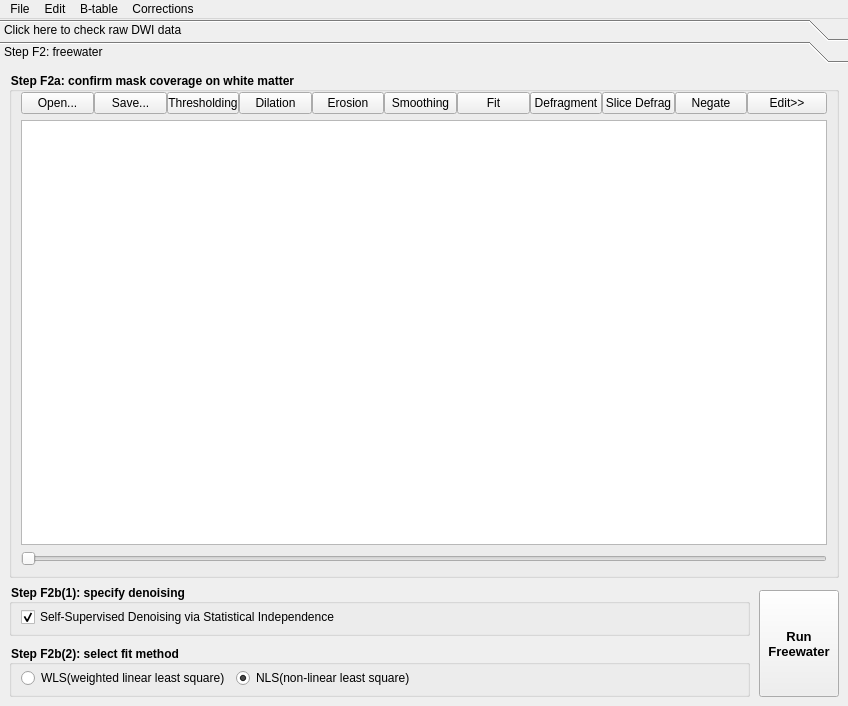
<?xml version="1.0" encoding="UTF-8"?>
<ui version="4.0">
 <class>freewater_window</class>
 <widget class="QMainWindow" name="freewater_window">
  <property name="geometry">
   <rect>
    <x>0</x>
    <y>0</y>
    <width>848</width>
    <height>706</height>
   </rect>
  </property>
  <property name="sizePolicy">
   <sizepolicy hsizetype="Preferred" vsizetype="Preferred">
    <horstretch>0</horstretch>
    <verstretch>0</verstretch>
   </sizepolicy>
  </property>
  <property name="minimumSize">
   <size>
    <width>550</width>
    <height>430</height>
   </size>
  </property>
  <property name="font">
   <font/>
  </property>
  <property name="windowTitle">
   <string>freewater</string>
  </property>
  <property name="styleSheet">
   <string notr="true">QGroupBox { font-weight: bold; }</string>
  </property>
  <widget class="QWidget" name="centralwidget">
   <layout class="QVBoxLayout" name="verticalLayout">
    <property name="spacing">
     <number>0</number>
    </property>
    <property name="leftMargin">
     <number>0</number>
    </property>
    <property name="topMargin">
     <number>0</number>
    </property>
    <property name="rightMargin">
     <number>0</number>
    </property>
    <property name="bottomMargin">
     <number>0</number>
    </property>
    <item>
     <widget class="QToolBox" name="toolBox">
      <property name="currentIndex">
       <number>1</number>
      </property>
      <property name="tabSpacing">
       <number>0</number>
      </property>
      <widget class="QWidget" name="source_page">
       <property name="geometry">
        <rect>
         <x>0</x>
         <y>0</y>
         <width>848</width>
         <height>636</height>
        </rect>
       </property>
       <attribute name="label">
        <string>Click here to check raw DWI data</string>
       </attribute>
       <layout class="QHBoxLayout" name="horizontalLayout_25">
        <item>
         <widget class="QSplitter" name="splitter">
          <property name="orientation">
           <enum>Qt::Horizontal</enum>
          </property>
          <widget class="QWidget" name="widget_2" native="true">
           <layout class="QVBoxLayout" name="verticalLayout_4">
            <property name="spacing">
             <number>0</number>
            </property>
            <property name="leftMargin">
             <number>0</number>
            </property>
            <property name="topMargin">
             <number>0</number>
            </property>
            <property name="rightMargin">
             <number>0</number>
            </property>
            <property name="bottomMargin">
             <number>0</number>
            </property>
            <item>
             <layout class="QVBoxLayout" name="verticalLayout_8">
              <property name="spacing">
               <number>6</number>
              </property>
              <item>
               <layout class="QHBoxLayout" name="horizontalLayout_21">
                <property name="spacing">
                 <number>0</number>
                </property>
                <item>
                 <widget class="QPushButton" name="delete_2">
                  <property name="sizePolicy">
                   <sizepolicy hsizetype="Maximum" vsizetype="Fixed">
                    <horstretch>0</horstretch>
                    <verstretch>0</verstretch>
                   </sizepolicy>
                  </property>
                  <property name="maximumSize">
                   <size>
                    <width>16777215</width>
                    <height>16777215</height>
                   </size>
                  </property>
                  <property name="text">
                   <string>Remove row</string>
                  </property>
                  <property name="icon">
                   <iconset resource="../icons.qrc">
                    <normaloff>:/icons/icons/delete.xpm</normaloff>:/icons/icons/delete.xpm</iconset>
                  </property>
                 </widget>
                </item>
                <item>
                 <widget class="QPushButton" name="remove_below">
                  <property name="text">
                   <string>Remove below</string>
                  </property>
                  <property name="icon">
                   <iconset resource="../icons.qrc">
                    <normaloff>:/icons/icons/delete.xpm</normaloff>:/icons/icons/delete.xpm</iconset>
                  </property>
                 </widget>
                </item>
                <item>
                 <widget class="QPushButton" name="show_bad_slice">
                  <property name="text">
                   <string>Show bad slice</string>
                  </property>
                 </widget>
                </item>
                <item>
                 <widget class="QLabel" name="bad_slice_label">
                  <property name="text">
                   <string/>
                  </property>
                 </widget>
                </item>
                <item>
                 <spacer name="horizontalSpacer_8">
                  <property name="orientation">
                   <enum>Qt::Horizontal</enum>
                  </property>
                  <property name="sizeHint" stdset="0">
                   <size>
                    <width>40</width>
                    <height>20</height>
                   </size>
                  </property>
                 </spacer>
                </item>
                <item>
                 <widget class="QPushButton" name="align_slices">
                  <property name="text">
                   <string>Align Slice...</string>
                  </property>
                 </widget>
                </item>
               </layout>
              </item>
              <item>
               <widget class="QWidget" name="widget_3" native="true">
                <property name="minimumSize">
                 <size>
                  <width>0</width>
                  <height>0</height>
                 </size>
                </property>
                <layout class="QVBoxLayout" name="verticalLayout_11">
                 <property name="spacing">
                  <number>0</number>
                 </property>
                 <property name="leftMargin">
                  <number>0</number>
                 </property>
                 <property name="topMargin">
                  <number>0</number>
                 </property>
                 <property name="rightMargin">
                  <number>0</number>
                 </property>
                 <property name="bottomMargin">
                  <number>0</number>
                 </property>
                 <item>
                  <widget class="QSplitter" name="splitter_2">
                   <property name="orientation">
                    <enum>Qt::Vertical</enum>
                   </property>
                   <widget class="QTableWidget" name="b_table">
                    <property name="alternatingRowColors">
                     <bool>true</bool>
                    </property>
                    <property name="selectionMode">
                     <enum>QAbstractItemView::SingleSelection</enum>
                    </property>
                    <property name="selectionBehavior">
                     <enum>QAbstractItemView::SelectRows</enum>
                    </property>
                    <column>
                     <property name="text">
                      <string>b value</string>
                     </property>
                    </column>
                    <column>
                     <property name="text">
                      <string>bx</string>
                     </property>
                    </column>
                    <column>
                     <property name="text">
                      <string>by</string>
                     </property>
                    </column>
                    <column>
                     <property name="text">
                      <string>bz</string>
                     </property>
                    </column>
                   </widget>
                   <widget class="QTextBrowser" name="report">
                    <property name="sizePolicy">
                     <sizepolicy hsizetype="Preferred" vsizetype="Preferred">
                      <horstretch>0</horstretch>
                      <verstretch>0</verstretch>
                     </sizepolicy>
                    </property>
                   </widget>
                  </widget>
                 </item>
                </layout>
               </widget>
              </item>
             </layout>
            </item>
           </layout>
          </widget>
          <widget class="QWidget" name="source_widget" native="true">
           <layout class="QVBoxLayout" name="verticalLayout_6">
            <property name="spacing">
             <number>0</number>
            </property>
            <property name="leftMargin">
             <number>0</number>
            </property>
            <property name="topMargin">
             <number>0</number>
            </property>
            <property name="rightMargin">
             <number>0</number>
            </property>
            <property name="bottomMargin">
             <number>0</number>
            </property>
            <item>
             <layout class="QHBoxLayout" name="horizontalLayout_11">
              <property name="spacing">
               <number>0</number>
              </property>
              <item>
               <widget class="QPushButton" name="zoom_in">
                <property name="minimumSize">
                 <size>
                  <width>24</width>
                  <height>0</height>
                 </size>
                </property>
                <property name="text">
                 <string/>
                </property>
                <property name="icon">
                 <iconset resource="../icons.qrc">
                  <normaloff>:/icons/icons/up.xpm</normaloff>:/icons/icons/up.xpm</iconset>
                </property>
               </widget>
              </item>
              <item>
               <widget class="QPushButton" name="zoom_out">
                <property name="minimumSize">
                 <size>
                  <width>24</width>
                  <height>0</height>
                 </size>
                </property>
                <property name="text">
                 <string/>
                </property>
                <property name="icon">
                 <iconset resource="../icons.qrc">
                  <normaloff>:/icons/icons/down.xpm</normaloff>:/icons/icons/down.xpm</iconset>
                </property>
               </widget>
              </item>
              <item>
               <widget class="QToolButton" name="SagView">
                <property name="text">
                 <string>...</string>
                </property>
                <property name="icon">
                 <iconset resource="../icons.qrc">
                  <normaloff>:/icons/icons/sag.xpm</normaloff>:/icons/icons/sag.xpm</iconset>
                </property>
               </widget>
              </item>
              <item>
               <widget class="QToolButton" name="CorView">
                <property name="text">
                 <string>...</string>
                </property>
                <property name="icon">
                 <iconset resource="../icons.qrc">
                  <normaloff>:/icons/icons/coronal.xpm</normaloff>:/icons/icons/coronal.xpm</iconset>
                </property>
               </widget>
              </item>
              <item>
               <widget class="QToolButton" name="AxiView">
                <property name="text">
                 <string>...</string>
                </property>
                <property name="icon">
                 <iconset resource="../icons.qrc">
                  <normaloff>:/icons/icons/axial.xpm</normaloff>:/icons/icons/axial.xpm</iconset>
                </property>
               </widget>
              </item>
              <item>
               <spacer name="horizontalSpacer_4">
                <property name="orientation">
                 <enum>Qt::Horizontal</enum>
                </property>
                <property name="sizeHint" stdset="0">
                 <size>
                  <width>40</width>
                  <height>20</height>
                 </size>
                </property>
               </spacer>
              </item>
              <item>
               <widget class="QLabel" name="label_13">
                <property name="text">
                 <string>min</string>
                </property>
               </widget>
              </item>
              <item>
               <widget class="QDoubleSpinBox" name="min_value"/>
              </item>
              <item>
               <widget class="QDoubleSpinBox" name="max_value"/>
              </item>
              <item>
               <widget class="QLabel" name="label_14">
                <property name="text">
                 <string>max</string>
                </property>
               </widget>
              </item>
             </layout>
            </item>
            <item>
             <widget class="QGraphicsView" name="view_source"/>
            </item>
            <item>
             <widget class="QSlider" name="z_pos">
              <property name="orientation">
               <enum>Qt::Horizontal</enum>
              </property>
             </widget>
            </item>
           </layout>
          </widget>
         </widget>
        </item>
       </layout>
      </widget>
      <widget class="QWidget" name="page_3">
       <property name="geometry">
        <rect>
         <x>0</x>
         <y>0</y>
         <width>848</width>
         <height>636</height>
        </rect>
       </property>
       <attribute name="label">
        <string>Step F2: freewater</string>
       </attribute>
       <layout class="QVBoxLayout" name="verticalLayout_5" stretch="1,0">
        <item>
         <widget class="QGroupBox" name="groupBox_2">
          <property name="title">
           <string>Step F2a: confirm mask coverage on white matter</string>
          </property>
          <layout class="QVBoxLayout" name="verticalLayout_2">
           <property name="topMargin">
            <number>0</number>
           </property>
           <item>
            <layout class="QVBoxLayout" name="verticalLayout_3">
             <item>
              <layout class="QGridLayout" name="gridLayout">
               <property name="leftMargin">
                <number>0</number>
               </property>
               <property name="spacing">
                <number>0</number>
               </property>
               <item row="0" column="0">
                <widget class="QWidget" name="mask_edit" native="true">
                 <property name="minimumSize">
                  <size>
                   <width>10</width>
                   <height>0</height>
                  </size>
                 </property>
                 <layout class="QHBoxLayout" name="horizontalLayout_9">
                  <property name="spacing">
                   <number>0</number>
                  </property>
                  <property name="leftMargin">
                   <number>0</number>
                  </property>
                  <property name="topMargin">
                   <number>0</number>
                  </property>
                  <property name="rightMargin">
                   <number>0</number>
                  </property>
                  <property name="bottomMargin">
                   <number>0</number>
                  </property>
                  <item>
                   <widget class="QPushButton" name="load_mask">
                    <property name="text">
                     <string>Open...</string>
                    </property>
                    <property name="icon">
                     <iconset resource="../icons.qrc">
                      <normaloff>:/icons/icons/open.xpm</normaloff>:/icons/icons/open.xpm</iconset>
                    </property>
                   </widget>
                  </item>
                  <item>
                   <widget class="QPushButton" name="save_mask">
                    <property name="text">
                     <string>Save...</string>
                    </property>
                    <property name="icon">
                     <iconset resource="../icons.qrc">
                      <normaloff>:/icons/icons/save.xpm</normaloff>:/icons/icons/save.xpm</iconset>
                    </property>
                   </widget>
                  </item>
                  <item>
                   <widget class="QPushButton" name="thresholding">
                    <property name="text">
                     <string>Thresholding</string>
                    </property>
                   </widget>
                  </item>
                  <item>
                   <widget class="QPushButton" name="dilation">
                    <property name="text">
                     <string>Dilation</string>
                    </property>
                   </widget>
                  </item>
                  <item>
                   <widget class="QPushButton" name="erosion">
                    <property name="text">
                     <string>Erosion</string>
                    </property>
                   </widget>
                  </item>
                  <item>
                   <widget class="QPushButton" name="smoothing">
                    <property name="text">
                     <string>Smoothing</string>
                    </property>
                   </widget>
                  </item>
                  <item>
                   <widget class="QPushButton" name="fit">
                    <property name="text">
                     <string>Fit</string>
                    </property>
                   </widget>
                  </item>
                  <item>
                   <widget class="QPushButton" name="defragment">
                    <property name="text">
                     <string>Defragment</string>
                    </property>
                   </widget>
                  </item>
                  <item>
                   <widget class="QPushButton" name="slice_defragment">
                    <property name="text">
                     <string>Slice Defrag</string>
                    </property>
                   </widget>
                  </item>
                  <item>
                   <widget class="QPushButton" name="negate">
                    <property name="text">
                     <string>Negate</string>
                    </property>
                   </widget>
                  </item>
                 </layout>
                </widget>
               </item>
               <item row="0" column="10">
                <widget class="QPushButton" name="edit_mask">
                 <property name="text">
                  <string>Edit&gt;&gt;</string>
                 </property>
                </widget>
               </item>
               <item row="0" column="8">
                <spacer name="horizontalSpacer_2">
                 <property name="orientation">
                  <enum>Qt::Horizontal</enum>
                 </property>
                 <property name="sizeHint" stdset="0">
                  <size>
                   <width>40</width>
                   <height>20</height>
                  </size>
                 </property>
                </spacer>
               </item>
              </layout>
             </item>
             <item>
              <widget class="QGraphicsView" name="graphicsView"/>
             </item>
             <item>
              <widget class="QSlider" name="SlicePos">
               <property name="orientation">
                <enum>Qt::Horizontal</enum>
               </property>
              </widget>
             </item>
            </layout>
           </item>
          </layout>
         </widget>
        </item>
        <item>
         <layout class="QHBoxLayout" name="horizontalLayout_6">
          <property name="spacing">
           <number>9</number>
          </property>
          <property name="topMargin">
           <number>0</number>
          </property>
          <item>
           <layout class="QVBoxLayout" name="verticalLayout_13">
            <property name="spacing">
             <number>9</number>
            </property>
            <property name="topMargin">
             <number>0</number>
            </property>
            <property name="rightMargin">
             <number>0</number>
            </property>
            <item>
             <widget class="QGroupBox" name="method_group">
              <property name="title">
               <string>Step F2b(1): specify denoising</string>
              </property>
              <layout class="QVBoxLayout" name="verticalLayout_10">
               <property name="spacing">
                <number>6</number>
               </property>
               <property name="topMargin">
                <number>3</number>
               </property>
               <property name="bottomMargin">
                <number>6</number>
               </property>
               <item>
                <layout class="QHBoxLayout" name="horizontalLayout_5">
                 <item>
                  <widget class="QCheckBox" name="denoise">
                    <property name="text">
                     <string>Self-Supervised Denoising via Statistical Independence</string>
                    </property>
                    <property name="checked">
                     <bool>true</bool>
                    </property>
                   </widget>
                 </item>
                </layout>
               </item>
              </layout>
             </widget>
            </item>
            <item>
              <widget class="QGroupBox" name="method_group">
               <property name="title">
                <string>Step F2b(2): select fit method</string>
               </property>
               <layout class="QVBoxLayout" name="verticalLayout_10">
                <property name="spacing">
                 <number>6</number>
                </property>
                <property name="topMargin">
                 <number>3</number>
                </property>
                <property name="bottomMargin">
                 <number>6</number>
                </property>
                <item>
                 <layout class="QHBoxLayout" name="horizontalLayout_5">
                  <item>
                   <widget class="QRadioButton" name="WLS">
                    <property name="text">
                     <string>WLS(weighted linear least square)</string>
                    </property>
                    <property name="checked">
                     <bool>false</bool>
                    </property>
                   </widget>
                  </item>
                  <item>
                   <widget class="QRadioButton" name="NLS">
                    <property name="text">
                     <string>NLS(non-linear least square)</string>
                    </property>
                    <property name="checked">
                     <bool>true</bool>
                    </property>
                   </widget>
                  </item>
                  <item>
                   <spacer name="horizontalSpacer_7">
                    <property name="orientation">
                     <enum>Qt::Horizontal</enum>
                    </property>
                    <property name="sizeHint" stdset="0">
                     <size>
                      <width>40</width>
                      <height>20</height>
                     </size>
                    </property>
                   </spacer>
                  </item>
                 </layout>
                </item>
               </layout>
              </widget>
             </item>
           </layout>
          </item>
          <item>
           <layout class="QVBoxLayout" name="verticalLayout_9" stretch="0,1">
            <property name="spacing">
             <number>3</number>
            </property>
            <property name="topMargin">
             <number>6</number>
            </property>
            <property name="rightMargin">
             <number>0</number>
            </property>
            <item>
             <widget class="QPushButton" name="doDTI">
              <property name="sizePolicy">
               <sizepolicy hsizetype="Preferred" vsizetype="Preferred">
                <horstretch>0</horstretch>
                <verstretch>0</verstretch>
               </sizepolicy>
              </property>
              <property name="maximumSize">
               <size>
                <width>16777215</width>
                <height>16777215</height>
               </size>
              </property>
              <property name="font">
               <font>
                <pointsize>10</pointsize>
                <bold>true</bold>
               </font>
              </property>
              <property name="layoutDirection">
               <enum>Qt::LeftToRight</enum>
              </property>
              <property name="text">
               <string>Run
Freewater</string>
              </property>
              <property name="icon">
               <iconset resource="../icons.qrc">
                <normaloff>:/icons/icons/run.xpm</normaloff>:/icons/icons/run.xpm</iconset>
              </property>
              <property name="flat">
               <bool>false</bool>
              </property>
             </widget>
            </item>
           </layout>
          </item>
         </layout>
        </item>
       </layout>
      </widget>
     </widget>
    </item>
   </layout>
  </widget>
  <widget class="QMenuBar" name="menuBar">
   <property name="geometry">
    <rect>
     <x>0</x>
     <y>0</y>
     <width>848</width>
     <height>22</height>
    </rect>
   </property>
   <widget class="QMenu" name="menuFile">
    <property name="title">
     <string>File</string>
    </property>
    <addaction name="actionSave_SRC_file_as"/>
    <addaction name="actionSave_4D_nifti"/>
    <addaction name="actionSave_b0"/>
    <addaction name="actionSave_DWI_sum"/>
   </widget>
   <widget class="QMenu" name="menuB_table">
    <property name="title">
     <string>B-table</string>
    </property>
    <addaction name="actionSave_b_table"/>
    <addaction name="actionSave_bvals"/>
    <addaction name="actionSave_bvecs"/>
    <addaction name="separator"/>
    <addaction name="actionCheck_b_table"/>
    <addaction name="actionFlip_bx"/>
    <addaction name="actionFlip_by"/>
    <addaction name="actionFlip_bz"/>
    <addaction name="actionswap_bxby"/>
    <addaction name="actionswap_bybz"/>
    <addaction name="actionswap_bxbz"/>
   </widget>
   <widget class="QMenu" name="menuCorrections">
    <property name="title">
     <string>Corrections</string>
    </property>
    <addaction name="actionRun_FSL_Topup"/>
    <addaction name="actionTOPUP_only"/>
    <addaction name="actionEDDY"/>
    <addaction name="separator"/>
    <addaction name="actionEddy_Motion_Correction"/>
    <addaction name="separator"/>
   </widget>
   <widget class="QMenu" name="menuEdit">
    <property name="title">
     <string>Edit</string>
    </property>
    <addaction name="actionFlip_x"/>
    <addaction name="actionFlip_y"/>
    <addaction name="actionFlip_z"/>
    <addaction name="actionFlip_xy"/>
    <addaction name="actionFlip_xz"/>
    <addaction name="actionFlip_yz"/>
    <addaction name="separator"/>
    <addaction name="actionAlign_ACPC"/>
    <addaction name="actionManual_Rotation"/>
    <addaction name="actionResample"/>
    <addaction name="actionRotate"/>
    <addaction name="actionOverwrite_Voxel_Size"/>
    <addaction name="actionImage_upsample_to_T1W_TESTING"/>
    <addaction name="separator"/>
    <addaction name="actionSmooth_Signals"/>
    <addaction name="actionErase_Background_Signals"/>
    <addaction name="actionTrim_image"/>
    <addaction name="separator"/>
    <addaction name="actionEnable_TEST_features"/>
   </widget>
   <addaction name="menuFile"/>
   <addaction name="menuEdit"/>
   <addaction name="menuB_table"/>
   <addaction name="menuCorrections"/>
  </widget>
  <action name="actionSave_4D_nifti">
   <property name="icon">
    <iconset resource="../icons.qrc">
     <normaloff>:/icons/icons/save.xpm</normaloff>:/icons/icons/save.xpm</iconset>
   </property>
   <property name="text">
    <string>Save 4D NIFTI...</string>
   </property>
  </action>
  <action name="actionSave_b_table">
   <property name="icon">
    <iconset resource="../icons.qrc">
     <normaloff>:/icons/icons/save.xpm</normaloff>:/icons/icons/save.xpm</iconset>
   </property>
   <property name="text">
    <string>Save B-table...</string>
   </property>
  </action>
  <action name="actionSave_bvals">
   <property name="icon">
    <iconset resource="../icons.qrc">
     <normaloff>:/icons/icons/save.xpm</normaloff>:/icons/icons/save.xpm</iconset>
   </property>
   <property name="text">
    <string>Save Bvals...</string>
   </property>
  </action>
  <action name="actionSave_bvecs">
   <property name="icon">
    <iconset resource="../icons.qrc">
     <normaloff>:/icons/icons/save.xpm</normaloff>:/icons/icons/save.xpm</iconset>
   </property>
   <property name="text">
    <string>Save Bvecs...</string>
   </property>
  </action>
  <action name="actionFlip_x">
   <property name="text">
    <string>Image Flip X</string>
   </property>
  </action>
  <action name="actionFlip_y">
   <property name="text">
    <string>Image Flip Y</string>
   </property>
  </action>
  <action name="actionFlip_z">
   <property name="text">
    <string>Image Flip Z</string>
   </property>
  </action>
  <action name="actionFlip_xy">
   <property name="text">
    <string>Image Swap XY</string>
   </property>
  </action>
  <action name="actionFlip_xz">
   <property name="text">
    <string>Image Swap XZ</string>
   </property>
  </action>
  <action name="actionFlip_yz">
   <property name="text">
    <string>Image Swap YZ</string>
   </property>
  </action>
  <action name="actionRotate">
   <property name="text">
    <string>Resample to T1w/T2w...</string>
   </property>
  </action>
  <action name="actionTrim_image">
   <property name="text">
    <string>Crop Background Volume</string>
   </property>
  </action>
  <action name="actionManual_Rotation">
   <property name="text">
    <string>Rotate...</string>
   </property>
  </action>
  <action name="actionReplace_b0_by_T2W_image">
   <property name="text">
    <string>Replace b0 by T2W image...</string>
   </property>
  </action>
  <action name="actionCorrect_AP_PA_scans">
   <property name="text">
    <string>Correct AP-PA scans...</string>
   </property>
  </action>
  <action name="actionSave_b0">
   <property name="icon">
    <iconset resource="../icons.qrc">
     <normaloff>:/icons/icons/save.xpm</normaloff>:/icons/icons/save.xpm</iconset>
   </property>
   <property name="text">
    <string>Save B0...</string>
   </property>
  </action>
  <action name="actionEnable_TEST_features">
   <property name="text">
    <string>Enable TEST features</string>
   </property>
  </action>
  <action name="actionImage_upsample_to_T1W_TESTING">
   <property name="text">
    <string>Image Upsample to T1W (TESTING)...</string>
   </property>
  </action>
  <action name="actionAlign_ACPC">
   <property name="text">
    <string>Align AC-PC...</string>
   </property>
  </action>
  <action name="actionFlip_bx">
   <property name="text">
    <string>Flip Bx</string>
   </property>
  </action>
  <action name="actionFlip_by">
   <property name="text">
    <string>Flip By</string>
   </property>
  </action>
  <action name="actionFlip_bz">
   <property name="text">
    <string>Flip Bz</string>
   </property>
  </action>
  <action name="actionResample">
   <property name="text">
    <string>Resample to Isotropic</string>
   </property>
  </action>
  <action name="actionSave_SRC_file_as">
   <property name="icon">
    <iconset resource="../icons.qrc">
     <normaloff>:/icons/icons/save.xpm</normaloff>:/icons/icons/save.xpm</iconset>
   </property>
   <property name="text">
    <string>Save SRC File as...</string>
   </property>
  </action>
  <action name="actionErase_Background_Signals">
   <property name="text">
    <string>Erase Background Signals</string>
   </property>
  </action>
  <action name="actionEddy_Motion_Correction">
   <property name="text">
    <string>Motion Correction...</string>
   </property>
  </action>
  <action name="actionSave_DWI_sum">
   <property name="icon">
    <iconset resource="../icons.qrc">
     <normaloff>:/icons/icons/save.xpm</normaloff>:/icons/icons/save.xpm</iconset>
   </property>
   <property name="text">
    <string>Save DWI Sum...</string>
   </property>
  </action>
  <action name="actionOverwrite_Voxel_Size">
   <property name="text">
    <string>Overwrite Voxel Size...</string>
   </property>
  </action>
  <action name="actionRun_FSL_Topup">
   <property name="text">
    <string>TOPUP/EDDY...</string>
   </property>
  </action>
  <action name="actionEDDY">
   <property name="text">
    <string>EDDY...</string>
   </property>
  </action>
  <action name="actionSmooth_Signals">
   <property name="text">
    <string>Smooth Signals</string>
   </property>
  </action>
  <action name="actionswap_bxby">
   <property name="text">
    <string>Swap BxBy</string>
   </property>
  </action>
  <action name="actionswap_bybz">
   <property name="text">
    <string>Swap ByBz</string>
   </property>
  </action>
  <action name="actionswap_bxbz">
   <property name="text">
    <string>Swap BxBz</string>
   </property>
  </action>
  <action name="actionTOPUP_only">
   <property name="text">
    <string>TOPUP...</string>
   </property>
  </action>
  <action name="actionCheck_b_table">
   <property name="text">
    <string>Check b-table</string>
   </property>
  </action>
  <action name="actionManual_Align">
   <property name="text">
    <string>Manual Align...</string>
   </property>
  </action>
  <action name="actionAttach_Images">
   <property name="text">
    <string>Attach Images...</string>
   </property>
  </action>
  <action name="actionPartial_FOV">
   <property name="text">
    <string>Partial FOV...</string>
   </property>
  </action>
  <action name="actionT1W_based_QSDR">
   <property name="text">
    <string>T1W-based QSDR...</string>
   </property>
  </action>
 </widget>
 <resources>
  <include location="../icons.qrc"/>
 </resources>
 <connections/>
</ui>
